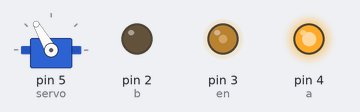
Bench run of a sketch on a simulated Arduino Uno, built with avr-gcc and run on an emulated ATmega328P. On the bench: servo, output pins drawn as LEDs (lit = HIGH).

Above: at 1.1 s.
At 1.7 s:
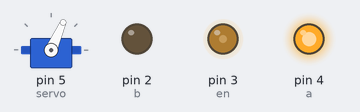
At 2.3 s:
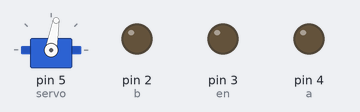
Timing chart, 0 to 3.8 s (numbered marks = the images above):
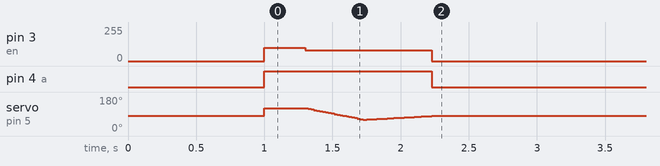

The sketch:

cartestcode.ino
```cpp
#include <Servo.h>

#define en 3
#define a 4
#define b 2

Servo servo;

#define Speed 100

void setup() {
  pinMode(en, OUTPUT);
  pinMode(a, OUTPUT);
  pinMode(b, OUTPUT);

  servo.attach(5);
  servo.write(80);

  digitalWrite(en, LOW);
  digitalWrite(a, LOW);
  digitalWrite(b, LOW);

  delay(1000);

  //  forward(100);
  //  delay(300);
  //  left(100);
  //  delay(300);
  //  right(105);
  //  delay(450);
  //  right(120);
  //  delay(300);
  servo.write(120);
  analogWrite(en, 100);
  digitalWrite(a, HIGH);
  digitalWrite(b, LOW);

  delay(300);
  analogWrite(en, 80);

  for (int i = 120; i > 60; i--) {
    servo.write(i);
    digitalWrite(a, HIGH);
    digitalWrite(b, LOW);
    delay(7);
  }
  for (int i = 60; i < 80; i++) {
    servo.write(i);
    digitalWrite(a, HIGH);
    digitalWrite(b, LOW);
    delay(25);
  }

  Stop();
  servo.write(80);
}

void loop() {
}

void forward(int _speed) {
  analogWrite(en, _speed);
  digitalWrite(a, HIGH);
  digitalWrite(b, LOW);
}

void backward(int _speed) {
  // backward
  analogWrite(en, _speed);
  digitalWrite(a, LOW);
  digitalWrite(b, HIGH);
}

void left(int _speed) {
  servo.write(120);
  forward(_speed);
  delay(100);
}

void right(int _speed) {
  servo.write(40);
  forward(_speed);
  delay(100);
}

void Stop(void) {
  digitalWrite(en, LOW);
  digitalWrite(a, LOW);
  digitalWrite(b, LOW);
}
```
